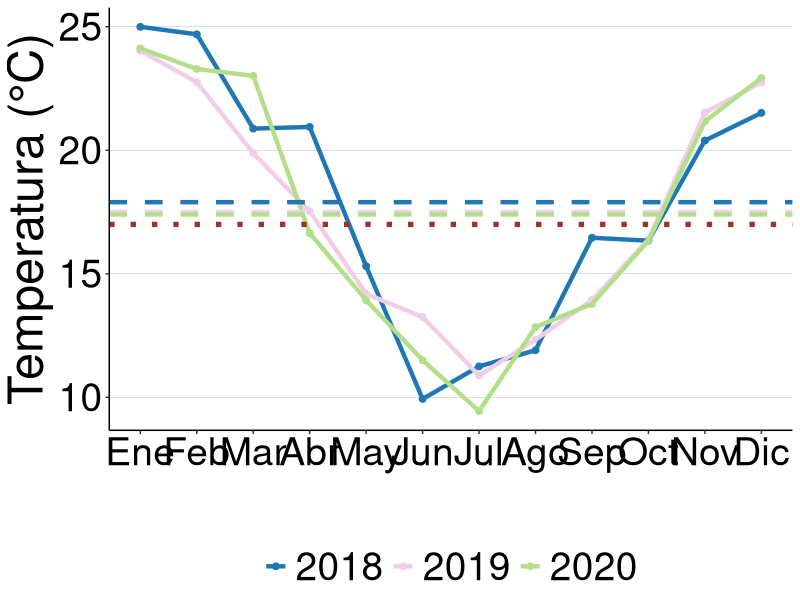
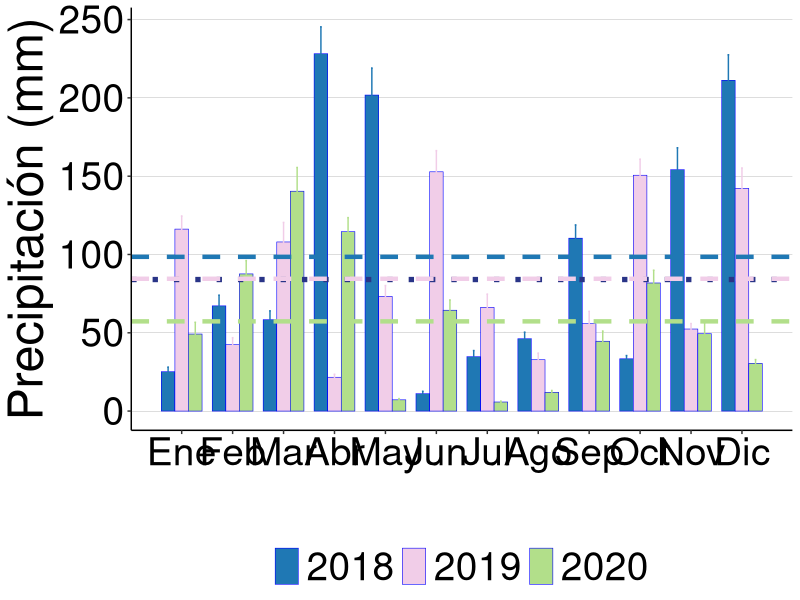

The R source for these figures, in order:
## ---- chunk 1
knitr::opts_chunk$set(warning = FALSE, message = FALSE, echo = FALSE)

#Load library
library(readxl)

#Create object "db_met_mor" which contains climate data
db_met_mor <- read_excel("database.xlsx", sheet = "II_M_inta")
#Delete unnecessary columns
db_met_mor<-db_met_mor[,-c(12:28)]

db_met_mor$year<-as.factor(db_met_mor$year)
db_met_mor$date<-as.POSIXct(db_met_mor$date,format="%m-%d-%Y")

db_met_mor$temp_abr<-as.numeric(db_met_mor$temp_abr)
db_met_mor$pp_pluv<-as.numeric(db_met_mor$pp_pluv)
# db_met_mor$month<-factor(db_met_mor$month, levels = c("Ene", "Feb", "Mar", "Abr", "May", "Jun", "Jul", "Ago", "Sep", "Oct", "Nov", "Dic"))

## ---- chunk 2
knitr::opts_chunk$set(warning = FALSE, message = FALSE, echo = FALSE)

db_met_mor<-na.omit(db_met_mor)

library(dplyr)
table_met_temp <- db_met_mor %>%
  dplyr::group_by(year, month) %>%
  dplyr::summarise(n=n(),
                   Mean=mean(temp_abr),
                   sd=sd(temp_abr))

table_met_pp_pluv <- db_met_mor %>%
  dplyr::group_by(year, month) %>%
  dplyr::summarise(Mean_pp=sum(pp_pluv),
                   sd_pp=sd(pp_pluv))

datos_unidos2 <- merge(table_met_temp, table_met_pp_pluv, by = c("month", "year"))

datos_unidos <- datos_unidos2 %>%
  filter(year %in% c(2018, 2019, 2020))

# table_met_temp_years <- datos_unidos %>% 
#   dplyr::group_by(year) %>%
#   dplyr::summarise(Mean_temp=mean(Mean),
#                    Mean_pp=mean(Mean_pp))


palette <- c("#1F78B4","#F1CDE8",  "#B2DF8A")
library(ggplot2)
gg_month_mor_temp<-ggplot(datos_unidos, aes(x = month, y = Mean, color = year, fill = year, width = 1)) +
    geom_point(size = 2) +
    stat_summary(fun = "mean", size = 1.5, geom = "line") +
    scale_color_manual(values = palette) +
    scale_fill_manual(values = palette) +
    # facet_grid(year ~ .) +
    labs(y = "Temperatura (°C)", x = "") +
    theme_classic() +
    theme(panel.grid.major.y = element_line(size = 0.05, color = 'black')) +
    theme(panel.grid.major.x = element_blank()) +
    theme(text = element_text(size = 35, color = 'black')) +
    theme(axis.text = element_text(color = 'black')) +
    theme(legend.position = "bottom") +
    theme(legend.title=element_blank())+
    scale_x_continuous(breaks = 1:12, labels = c("Ene", "Feb", "Mar", "Abr", "May", "Jun",
                                                 "Jul", "Ago", "Sep", "Oct", "Nov", "Dic"))+
    geom_hline(yintercept = 17.00000000, color = "#993427", linetype = "dotted", size = 1.8)+
   geom_hline(yintercept = 17.9      , color = "#1F78B4", linetype = "dashed", size = 1.5) +
   geom_hline(yintercept = 17.5     , color = "#F1CDE8", linetype = "dashed", size = 1.5) +
   geom_hline(yintercept = 17.4  , color = "#B2DF8A", linetype = "dashed", size = 1.5)

gg_month_mor_pp<-ggplot(datos_unidos, aes(x = month, y = Mean_pp, color = year, fill = year, width = 0.8)) +
    stat_summary(aes(y = Mean_pp), fun = "mean", size = .2, geom = "bar", position = position_dodge(0.8), color = "blue") +
    geom_errorbar(aes(ymin = Mean_pp - sd_pp, ymax = Mean_pp + sd_pp), width = .1, position = position_dodge(0.8)) +
    scale_color_manual(values = palette) +
    scale_fill_manual(values = palette) +
    # facet_grid(year ~ .) +
    labs(y = "Precipitación (mm)", x = "") +
    theme_classic() +
    theme(panel.grid.major.y = element_line(size = 0.05, color = 'black')) +
    theme(panel.grid.major.x = element_blank()) +
    theme(text = element_text(size = 35, color = 'black')) +
    theme(axis.text = element_text(color = 'black')) +
    theme(legend.position = "bottom") +
    theme(legend.title=element_blank())+
    scale_x_continuous(breaks = 1:12, labels = c("Ene", "Feb", "Mar", "Abr", "May", "Jun",
                                                 "Jul", "Ago", "Sep", "Oct", "Nov", "Dic"))+
    geom_hline(yintercept = 84, color = "#293487", linetype = 3, size = 1.8)+
   geom_hline(yintercept = 98.5      , color = "#1F78B4", linetype = "dashed", size = 1.5) +
   geom_hline(yintercept = 84.5     , color = "#F1CDE8", linetype = "dashed", size = 1.5) +
   geom_hline(yintercept = 57.3  , color = "#B2DF8A", linetype = "dashed", size = 1.5)

gg_month_mor_temp

# c("Jan", "Feb", "Mar", "Apr", "May", "Jun", "Jul", "Aug", "Sep", "Oct", "Nov", "Dec")

## ---- chunk 3
knitr::opts_chunk$set(warning = FALSE, message = FALSE, echo = FALSE)

gg_month_mor_pp

